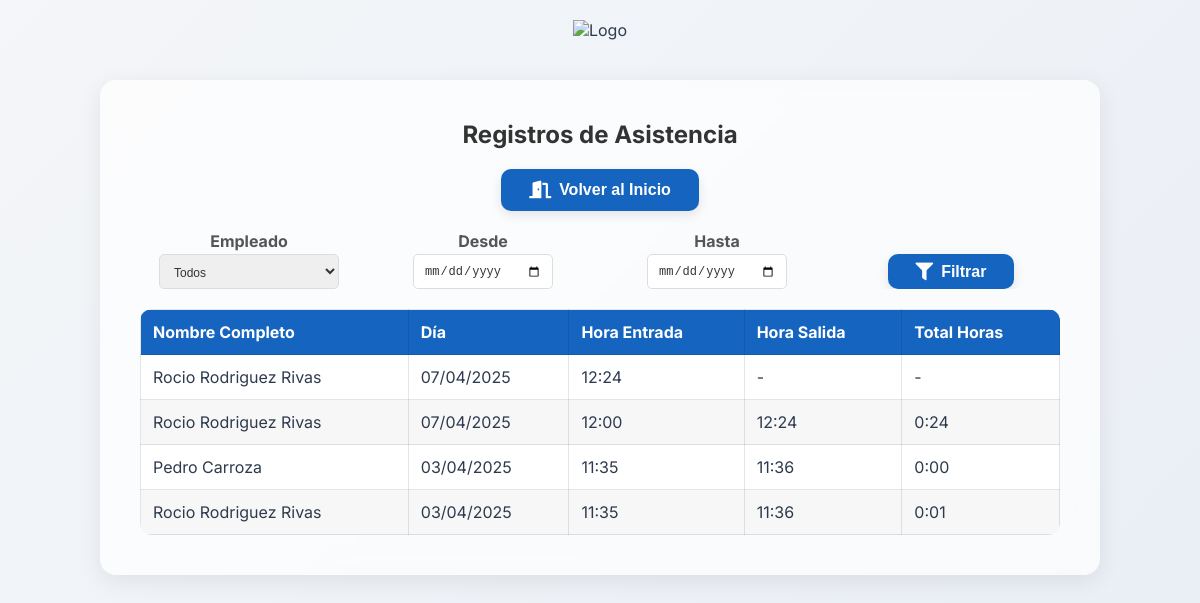
The page /consultar_horarios (signed in) on the database as committed earlier.
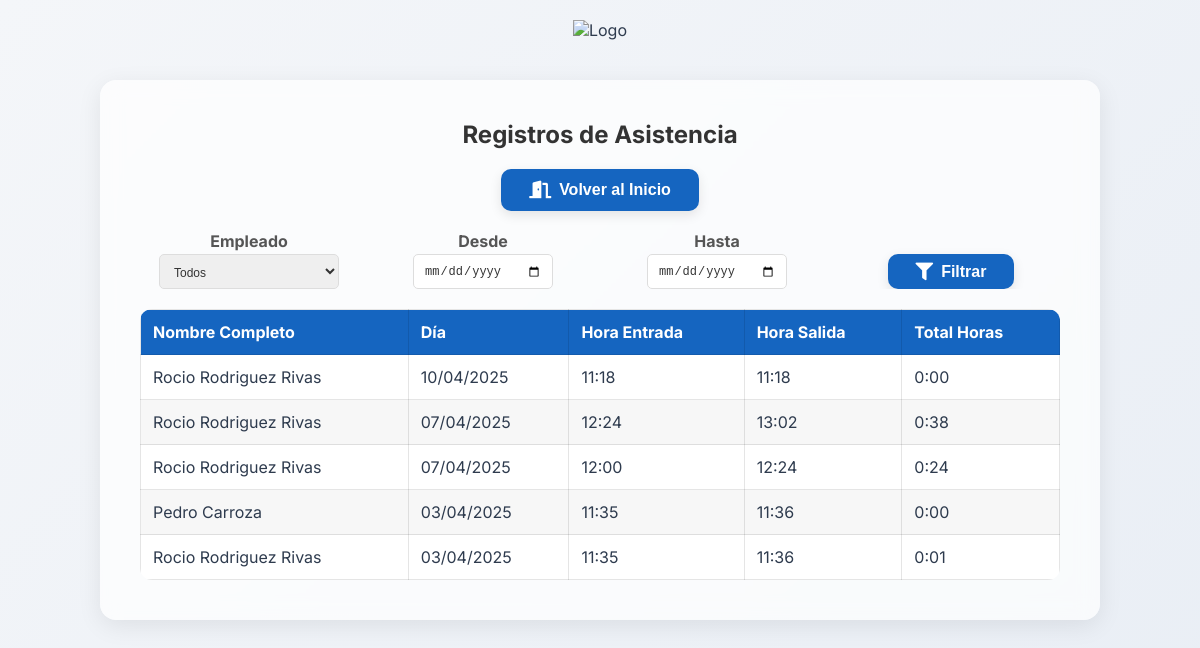
The same page on the database as committed later.
### models.py (models this page shows, shortened)
class Registro(db.Model):
    __tablename__ = "registro"
    id = db.Column(db.Integer, primary_key=True)
    empleado_id = db.Column(db.Integer, db.ForeignKey('empleado.id'), nullable=False)
    fecha_hora_entrada = db.Column(db.DateTime, nullable=False)
    fecha_hora_salida = db.Column(db.DateTime, nullable=True)
    tipo = db.Column(db.String, db.CheckConstraint("tipo IN ('Trabajo', 'Vacaciones', 'Ausencia', 'Baja')", name='check_tipo'), nullable=False)
    empleado = db.relationship('Empleado', backref='registros')

class Empleado(UserMixin, db.Model):  # Modificamos el modelo Empleado para que herede UserMixin
    __tablename__ = "empleado"
    id = db.Column(db.Integer, primary_key=True, autoincrement=True, nullable=False)
    nombre = db.Column(db.String(100), nullable=False)
    usuario = db.Column(db.String(10), unique=True, nullable=False)
    password = db.Column(db.String(200), nullable=False)  # Aseguramos que la contraseña sea suficientemente larga
    cargo = db.Column(db.String(30), nullable=False)
    alias = db.Column(db.String, nullable=False)
    nombre_completo = db.Column(db.String, nullable=False)
    dni = db.Column(db.String, nullable=True)
    seguridad_social = db.Column(db.String, nullable=True)
    sede = db.Column(db.String, db.CheckConstraint("sede IN ('Merida', 'Navalmoral')", name='check_sede'), nullable=True)
    telefono = db.Column(db.String(9), nullable=False)
    email = db.Column(db.String(100), nullable=False)
    fecha_alta = db.Column(db.DateTime, nullable=False)
    fecha_baja = db.Column(db.DateTime, nullable=True)
    sabados = db.Column(db.Boolean, nullable=False)
    activo = db.Column(db.Boolean, nullable=False)

### main.py (the view)
@app.route('/consultar_horarios')
@login_required
def consultar_horarios():
    empleado_id = request.args.get('empleado_id', type=int)
    fecha_desde = request.args.get('fecha_desde')
    fecha_hasta = request.args.get('fecha_hasta')
    query = Registro.query.options(joinedload(Registro.empleado))
    if empleado_id:
        query = query.filter(Registro.empleado_id == empleado_id)
    if fecha_desde:
        fecha_desde_dt = datetime.strptime(fecha_desde, '%Y-%m-%d')
        query = query.filter(Registro.fecha_hora_entrada >= fecha_desde_dt)
    if fecha_hasta:
        fecha_hasta_dt = datetime.strptime(fecha_hasta, '%Y-%m-%d')
        fecha_hasta_dt = fecha_hasta_dt.replace(hour=23, minute=59, second=59)
        query = query.filter(Registro.fecha_hora_entrada <= fecha_hasta_dt)
    registros_filtrados = query.order_by(Registro.fecha_hora_entrada.desc()).all()
    empleados_ids_con_registros = query.with_entities(distinct(Registro.empleado_id)).subquery()
    empleados = Empleado.query.filter(Empleado.id.in_(empleados_ids_con_registros)).all()
    return render_template('consultar_horarios.html',
        registros=registros_filtrados,
        empleados=empleados,
        filtro_empleado_id=empleado_id,
        filtro_fecha_desde=fecha_desde,
        filtro_fecha_hasta=fecha_hasta
    )

### main.py (called while the page is built)
@login_manager.user_loader
def load_user(user_id):
    return Empleado.query.get(int(user_id))

### templates/consultar_horarios.html (shortened to what this page needs)
<!DOCTYPE html>
<html lang="es">
<head>
  <link rel="stylesheet" href="https://cdnjs.cloudflare.com/ajax/libs/font-awesome/5.15.4/css/all.min.css"/>
  <link rel="stylesheet" href="{{ url_for('static', filename='css/style.css') }}">
</head>
<body>
  <header>
    <img src="{{ url_for('static', filename='logo.png') }}" alt="Logo" class="logo" />
  </header>
  <main>
    <h1>Registros de Asistencia</h1>
    <div class="buttons">
      <form action="{{ url_for('index') }}" method="get">
        <button class="btn btn-blue" type="submit">
          <i class="fas fa-door-open"></i> Volver al Inicio
        </button>
      </form>
    </div>
    <form method="get" class="form-container">
  <div class="form-row" style="display: flex; gap: 16px; flex-wrap: nowrap; align-items: flex-end; overflow-x: auto;">
    <div class="form-group">
      <label for="empleado_id">Empleado</label>
      <select name="empleado_id" id="empleado_id" class="input" style="width: 180px; height: 35px;">
        <option value="">Todos</option>
      </select>
    </div>
    <div class="form-group">
      <label for="fecha_desde">Desde</label>
      <input type="date" name="fecha_desde" id="fecha_desde" value="{{ filtro_fecha_desde }}" class="input" style="width: 140px; height: 35px;">
    </div>
    <div class="form-group">
      <label for="fecha_hasta">Hasta</label>
      <input type="date" name="fecha_hasta" id="fecha_hasta" value="{{ filtro_fecha_hasta }}" class="input" style="width: 140px; height: 35px;">
    </div>
    <div class="form-group" style="margin-top: 6px;">
      <button type="submit" class="btn btn-blue" style="height: 35px;">
        <i class="fas fa-filter"></i> Filtrar
      </button>
    </div>
  </div>
</form>
    <table>
      <thead>
        <tr>
          <th>Nombre Completo</th>
          <th>Día</th>
          <th>Hora Entrada</th>
          <th>Hora Salida</th>
          <th>Total Horas</th>
        </tr>
      </thead>
      <tbody>
        {% for registro in registros %}
        <tr>
          <td>{{ registro.empleado.nombre_completo }}</td>
          <td>{{ registro.fecha_hora_entrada.strftime('%d/%m/%Y') }}</td>
          <td>{{ registro.fecha_hora_entrada.strftime('%H:%M') }}</td>
          <td>
            {% if registro.fecha_hora_salida %}
              {{ registro.fecha_hora_salida.strftime('%H:%M') }}
            {% else %}
              -
            {% endif %}
          </td>
          <td>
            {% if registro.fecha_hora_salida %}
              {% set delta = registro.fecha_hora_salida - registro.fecha_hora_entrada %}
              {{ '%d:%02d' % (delta.total_seconds() // 3600, (delta.total_seconds() % 3600) // 60) }}
            {% else %}
              -
            {% endif %}
          </td>
        </tr>
        {% endfor %}
      </tbody>
    </table>
  </main>
</body>
</html>

### static/css/style.css (style rules this page uses)
* { margin: 0; padding: 0; box-sizing: border-box; }
body { font-family: 'Inter', sans-serif; background: linear-gradient(135deg, #f4f6f9, #e9eef5); color: #2e3b4e; display: flex; flex-direction: column; align-items: center; padding: 20px; min-height: 100vh; }
header { width: 100%; text-align: center; margin-bottom: 40px; animation: fadeInDown 0.6s ease-out; }
.logo { height: 80px; }
main { background: rgba(255, 255, 255, 0.7); backdrop-filter: blur(10px); border-radius: 16px; box-shadow: 0 6px 25px rgba(0, 0, 0, 0.08); width: 100%; max-width: 1000px; padding: 40px; text-align: center; animation: fadeInUp 0.8s ease-out; }
h1 { font-size: 2.3rem; margin-bottom: 30px; color: #1e2a36; animation: fadeIn 1s forwards 0.4s; }
.buttons { display: flex; justify-content: center; gap: 20px; flex-wrap: wrap; margin: 20px 0; }
.btn { padding: 12px 28px; border: none; border-radius: 10px; font-size: 1rem; font-weight: 600; cursor: pointer; transition: all 0.2s ease; display: inline-flex; align-items: center; justify-content: center; box-shadow: 0 4px 12px rgba(0, 0, 0, 0.1); text-decoration: none; color: #fff; }
.btn i, .btn .icon { margin-right: 8px; font-size: 1.1rem; }
.btn-blue { background-color: #1565c0; }
table { width: 100%; border-collapse: collapse; margin-top: 20px; background: rgba(255, 255, 255, 0.95); border-radius: 12px; overflow: hidden; animation: fadeIn 1s ease forwards 0.5s; }
th, td { padding: 12px; border: 1px solid rgba(0, 0, 0, 0.1); text-align: left; }
th { background-color: #1565c0; color: white; }
tr:nth-child(even) { background-color: rgba(0, 0, 0, 0.03); }
h1 { font-size: 24px; color: #333; text-align: center; margin-bottom: 20px; }
.form-row { display: flex; flex-wrap: wrap; gap: 20px; }
.form-group { flex: 1 1 45%; min-width: 200px; }
.form-group label { display: block; font-weight: bold; margin-bottom: 3px; color: #555; }
.form-group input, .form-group select { width: 100%; padding: 10px; border-radius: 5px; border: 1px solid #ddd; font-size: 12px; color: #333; }

Rows that differ between the two databases and show on the page:
added Registro: empleado.nombre_completo "Rocio Rodriguez Rivas", fecha_hora_entrada "10/04/2025", fecha_hora_entrada "11:18", fecha_hora_salida "11:18", value "0:00"
changed Registro (number 2 of 5 on the later page): fecha_hora_salida (not shown) → "13:02"; value (not shown) → "0:38"; no longer shows "- -"
